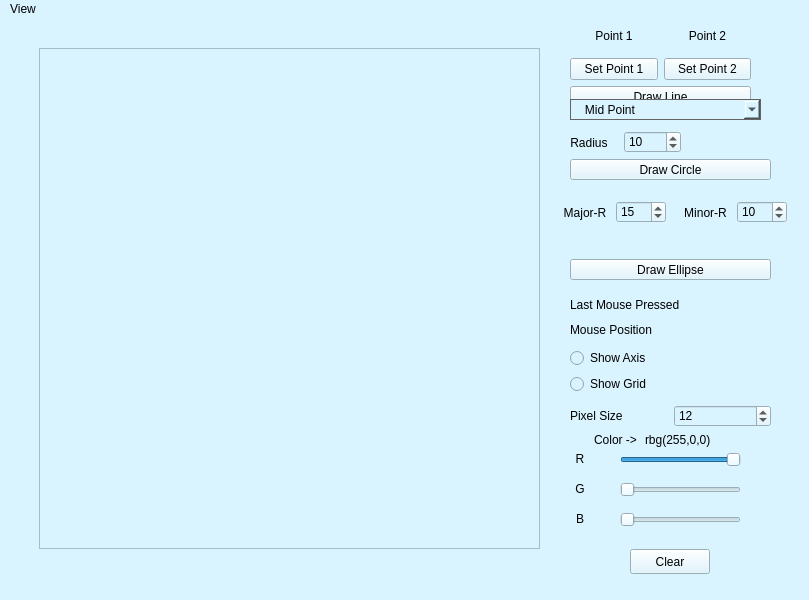
<?xml version="1.0" encoding="UTF-8"?>
<ui version="4.0">
 <class>MainWindow</class>
 <widget class="QMainWindow" name="MainWindow">
  <property name="geometry">
   <rect>
    <x>0</x>
    <y>0</y>
    <width>809</width>
    <height>600</height>
   </rect>
  </property>
  <property name="windowTitle">
   <string>MainWindow</string>
  </property>
  <property name="styleSheet">
   <string notr="true">background-color: rgb(217, 243, 255);</string>
  </property>
  <widget class="QWidget" name="centralwidget">
   <widget class="frame_widget" name="frame">
    <property name="geometry">
     <rect>
      <x>39</x>
      <y>29</y>
      <width>501</width>
      <height>501</height>
     </rect>
    </property>
    <property name="frameShape">
     <enum>QFrame::StyledPanel</enum>
    </property>
    <property name="frameShadow">
     <enum>QFrame::Raised</enum>
    </property>
   </widget>
   <widget class="QWidget" name="layoutWidget">
    <property name="geometry">
     <rect>
      <x>570</x>
      <y>300</y>
      <width>201</width>
      <height>21</height>
     </rect>
    </property>
    <layout class="QHBoxLayout" name="horizontalLayout_2">
     <item>
      <widget class="QLabel" name="label_6">
       <property name="text">
        <string>Mouse Position</string>
       </property>
      </widget>
     </item>
     <item>
      <widget class="QLabel" name="coord">
       <property name="text">
        <string/>
       </property>
      </widget>
     </item>
    </layout>
   </widget>
   <widget class="QWidget" name="layoutWidget">
    <property name="geometry">
     <rect>
      <x>570</x>
      <y>324</y>
      <width>201</width>
      <height>89</height>
     </rect>
    </property>
    <layout class="QVBoxLayout" name="verticalLayout_2">
     <item>
      <layout class="QVBoxLayout" name="verticalLayout">
       <item>
        <widget class="QRadioButton" name="radioButton">
         <property name="text">
          <string>Show Axis</string>
         </property>
         <property name="autoExclusive">
          <bool>false</bool>
         </property>
        </widget>
       </item>
       <item>
        <widget class="QRadioButton" name="radioButton_2">
         <property name="text">
          <string>Show Grid</string>
         </property>
         <property name="autoExclusive">
          <bool>false</bool>
         </property>
        </widget>
       </item>
      </layout>
     </item>
     <item>
      <layout class="QHBoxLayout" name="horizontalLayout_3">
       <item>
        <widget class="QLabel" name="label">
         <property name="text">
          <string>Pixel Size</string>
         </property>
        </widget>
       </item>
       <item>
        <widget class="QSpinBox" name="spinBox">
         <property name="maximum">
          <number>150</number>
         </property>
         <property name="value">
          <number>12</number>
         </property>
        </widget>
       </item>
      </layout>
     </item>
    </layout>
   </widget>
   <widget class="QWidget" name="layoutWidget">
    <property name="geometry">
     <rect>
      <x>570</x>
      <y>0</y>
      <width>181</width>
      <height>89</height>
     </rect>
    </property>
    <layout class="QVBoxLayout" name="verticalLayout_6">
     <item>
      <layout class="QVBoxLayout" name="verticalLayout_5">
       <item>
        <layout class="QVBoxLayout" name="verticalLayout_3">
         <item>
          <layout class="QHBoxLayout" name="horizontalLayout_4">
           <item>
            <widget class="QLabel" name="label_1">
             <property name="text">
              <string>Point 1</string>
             </property>
             <property name="alignment">
              <set>Qt::AlignCenter</set>
             </property>
            </widget>
           </item>
           <item>
            <widget class="QLabel" name="label_2">
             <property name="autoFillBackground">
              <bool>false</bool>
             </property>
             <property name="styleSheet">
              <string notr="true">background colour: rgb(200, 103, 255)</string>
             </property>
             <property name="text">
              <string>Point 2</string>
             </property>
             <property name="alignment">
              <set>Qt::AlignCenter</set>
             </property>
            </widget>
           </item>
          </layout>
         </item>
        </layout>
       </item>
      </layout>
     </item>
     <item>
      <layout class="QHBoxLayout" name="horizontalLayout_5">
       <item>
        <widget class="QPushButton" name="pushButton_2">
         <property name="text">
          <string>Set Point 1</string>
         </property>
        </widget>
       </item>
       <item>
        <widget class="QPushButton" name="pushButton">
         <property name="text">
          <string>Set Point 2</string>
         </property>
        </widget>
       </item>
      </layout>
     </item>
     <item>
      <widget class="QPushButton" name="pushButton_3">
       <property name="text">
        <string>Draw Line</string>
       </property>
      </widget>
     </item>
    </layout>
   </widget>
   <widget class="QPushButton" name="pushButton_5">
    <property name="geometry">
     <rect>
      <x>630</x>
      <y>530</y>
      <width>80</width>
      <height>25</height>
     </rect>
    </property>
    <property name="text">
     <string>Clear</string>
    </property>
   </widget>
   <widget class="QWidget" name="horizontalLayoutWidget">
    <property name="geometry">
     <rect>
      <x>570</x>
      <y>275</y>
      <width>201</width>
      <height>21</height>
     </rect>
    </property>
    <layout class="QHBoxLayout" name="horizontalLayout_6">
     <item>
      <widget class="QLabel" name="label_5">
       <property name="text">
        <string>Last Mouse Pressed</string>
       </property>
      </widget>
     </item>
     <item>
      <widget class="QLabel" name="press">
       <property name="text">
        <string/>
       </property>
      </widget>
     </item>
    </layout>
   </widget>
   <widget class="QComboBox" name="comboBox">
    <property name="geometry">
     <rect>
      <x>570</x>
      <y>80</y>
      <width>191</width>
      <height>21</height>
     </rect>
    </property>
    <property name="sizePolicy">
     <sizepolicy hsizetype="Preferred" vsizetype="Fixed">
      <horstretch>0</horstretch>
      <verstretch>0</verstretch>
     </sizepolicy>
    </property>
    <property name="layoutDirection">
     <enum>Qt::LeftToRight</enum>
    </property>
    <property name="autoFillBackground">
     <bool>false</bool>
    </property>
    <property name="styleSheet">
     <string notr="true">border: 0.5px solid rgb(100, 100, 100)
</string>
    </property>
    <property name="insertPolicy">
     <enum>QComboBox::InsertAlphabetically</enum>
    </property>
    <property name="sizeAdjustPolicy">
     <enum>QComboBox::AdjustToContentsOnFirstShow</enum>
    </property>
    <item>
     <property name="text">
      <string>   Mid Point</string>
     </property>
    </item>
    <item>
     <property name="text">
      <string>   Bresenham's Midpoint</string>
     </property>
    </item>
    <item>
     <property name="text">
      <string>   Polar Coordinates</string>
     </property>
    </item>
   </widget>
   <widget class="QPushButton" name="pushButton_6">
    <property name="geometry">
     <rect>
      <x>570</x>
      <y>140</y>
      <width>201</width>
      <height>21</height>
     </rect>
    </property>
    <property name="text">
     <string>Draw Circle</string>
    </property>
   </widget>
   <widget class="QWidget" name="horizontalLayoutWidget_2">
    <property name="geometry">
     <rect>
      <x>560</x>
      <y>110</y>
      <width>121</width>
      <height>27</height>
     </rect>
    </property>
    <layout class="QHBoxLayout" name="horizontalLayout_8">
     <item>
      <widget class="QLabel" name="label_4">
       <property name="text">
        <string>Radius</string>
       </property>
       <property name="alignment">
        <set>Qt::AlignCenter</set>
       </property>
      </widget>
     </item>
     <item>
      <widget class="QSpinBox" name="radius">
       <property name="value">
        <number>10</number>
       </property>
      </widget>
     </item>
    </layout>
   </widget>
   <widget class="QWidget" name="horizontalLayoutWidget_3">
    <property name="geometry">
     <rect>
      <x>690</x>
      <y>110</y>
      <width>91</width>
      <height>20</height>
     </rect>
    </property>
    <layout class="QHBoxLayout" name="horizontalLayout_9">
     <item>
      <widget class="QLabel" name="center">
       <property name="text">
        <string/>
       </property>
       <property name="alignment">
        <set>Qt::AlignCenter</set>
       </property>
      </widget>
     </item>
    </layout>
   </widget>
   <widget class="QSlider" name="rSlider">
    <property name="geometry">
     <rect>
      <x>620</x>
      <y>430</y>
      <width>121</width>
      <height>21</height>
     </rect>
    </property>
    <property name="maximum">
     <number>255</number>
    </property>
    <property name="pageStep">
     <number>15</number>
    </property>
    <property name="value">
     <number>255</number>
    </property>
    <property name="orientation">
     <enum>Qt::Horizontal</enum>
    </property>
   </widget>
   <widget class="QLabel" name="R">
    <property name="geometry">
     <rect>
      <x>590</x>
      <y>410</y>
      <width>51</width>
      <height>21</height>
     </rect>
    </property>
    <property name="text">
     <string>Color -&gt;</string>
    </property>
    <property name="alignment">
     <set>Qt::AlignCenter</set>
    </property>
   </widget>
   <widget class="QSlider" name="gSlider">
    <property name="geometry">
     <rect>
      <x>620</x>
      <y>460</y>
      <width>121</width>
      <height>21</height>
     </rect>
    </property>
    <property name="maximum">
     <number>255</number>
    </property>
    <property name="pageStep">
     <number>15</number>
    </property>
    <property name="orientation">
     <enum>Qt::Horizontal</enum>
    </property>
   </widget>
   <widget class="QSlider" name="bSlider">
    <property name="geometry">
     <rect>
      <x>620</x>
      <y>490</y>
      <width>121</width>
      <height>21</height>
     </rect>
    </property>
    <property name="maximum">
     <number>255</number>
    </property>
    <property name="pageStep">
     <number>15</number>
    </property>
    <property name="orientation">
     <enum>Qt::Horizontal</enum>
    </property>
   </widget>
   <widget class="QLabel" name="label_3">
    <property name="geometry">
     <rect>
      <x>570</x>
      <y>430</y>
      <width>20</width>
      <height>20</height>
     </rect>
    </property>
    <property name="text">
     <string>R</string>
    </property>
    <property name="alignment">
     <set>Qt::AlignCenter</set>
    </property>
   </widget>
   <widget class="QLabel" name="label_7">
    <property name="geometry">
     <rect>
      <x>570</x>
      <y>460</y>
      <width>20</width>
      <height>20</height>
     </rect>
    </property>
    <property name="text">
     <string>G</string>
    </property>
    <property name="alignment">
     <set>Qt::AlignCenter</set>
    </property>
   </widget>
   <widget class="QLabel" name="label_8">
    <property name="geometry">
     <rect>
      <x>570</x>
      <y>490</y>
      <width>20</width>
      <height>20</height>
     </rect>
    </property>
    <property name="text">
     <string>B</string>
    </property>
    <property name="alignment">
     <set>Qt::AlignCenter</set>
    </property>
   </widget>
   <widget class="QLabel" name="color">
    <property name="geometry">
     <rect>
      <x>645</x>
      <y>410</y>
      <width>71</width>
      <height>21</height>
     </rect>
    </property>
    <property name="text">
     <string>rbg(255,0,0)</string>
    </property>
   </widget>
   <widget class="QWidget" name="horizontalLayoutWidget_4">
    <property name="geometry">
     <rect>
      <x>560</x>
      <y>180</y>
      <width>106</width>
      <height>27</height>
     </rect>
    </property>
    <layout class="QHBoxLayout" name="horizontalLayout">
     <item>
      <widget class="QLabel" name="label_9">
       <property name="text">
        <string>Major-R</string>
       </property>
       <property name="alignment">
        <set>Qt::AlignCenter</set>
       </property>
      </widget>
     </item>
     <item>
      <widget class="QSpinBox" name="major">
       <property name="value">
        <number>15</number>
       </property>
      </widget>
     </item>
    </layout>
   </widget>
   <widget class="QWidget" name="horizontalLayoutWidget_5">
    <property name="geometry">
     <rect>
      <x>680</x>
      <y>180</y>
      <width>107</width>
      <height>27</height>
     </rect>
    </property>
    <layout class="QHBoxLayout" name="horizontalLayout_7">
     <item>
      <widget class="QLabel" name="label_10">
       <property name="text">
        <string>Minor-R</string>
       </property>
       <property name="alignment">
        <set>Qt::AlignCenter</set>
       </property>
      </widget>
     </item>
     <item>
      <widget class="QSpinBox" name="minor">
       <property name="value">
        <number>10</number>
       </property>
      </widget>
     </item>
    </layout>
   </widget>
   <widget class="QWidget" name="horizontalLayoutWidget_6">
    <property name="geometry">
     <rect>
      <x>590</x>
      <y>210</y>
      <width>171</width>
      <height>21</height>
     </rect>
    </property>
    <layout class="QHBoxLayout" name="horizontalLayout_10">
     <item>
      <widget class="QLabel" name="center_2">
       <property name="text">
        <string/>
       </property>
       <property name="alignment">
        <set>Qt::AlignCenter</set>
       </property>
      </widget>
     </item>
    </layout>
   </widget>
   <widget class="QPushButton" name="pushButton_7">
    <property name="geometry">
     <rect>
      <x>570</x>
      <y>240</y>
      <width>201</width>
      <height>21</height>
     </rect>
    </property>
    <property name="text">
     <string>Draw Ellipse</string>
    </property>
   </widget>
  </widget>
  <widget class="QMenuBar" name="menubar">
   <property name="geometry">
    <rect>
     <x>0</x>
     <y>0</y>
     <width>809</width>
     <height>22</height>
    </rect>
   </property>
   <widget class="QMenu" name="menuCreate_New">
    <property name="styleSheet">
     <string notr="true"/>
    </property>
    <property name="title">
     <string>View</string>
    </property>
   </widget>
   <addaction name="menuCreate_New"/>
  </widget>
  <widget class="QStatusBar" name="statusbar"/>
 </widget>
 <customwidgets>
  <customwidget>
   <class>frame_widget</class>
   <extends>QFrame</extends>
   <header>frame_widget.h</header>
   <container>1</container>
  </customwidget>
 </customwidgets>
 <resources/>
 <connections/>
</ui>
